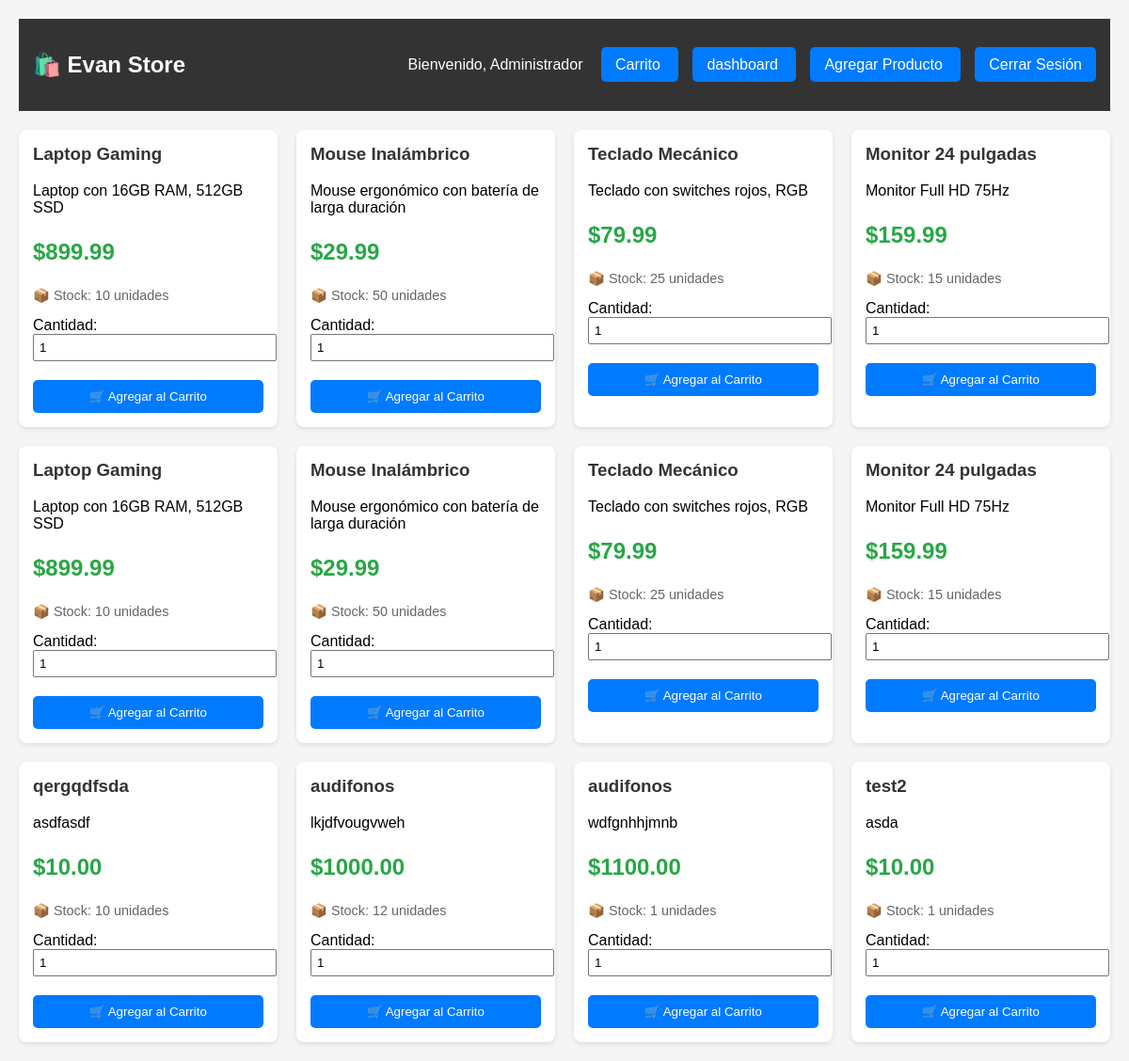
The app's page /tienda (signed in) with its own data.
### models.py (models this page shows, shortened)
class Usuario(UserMixin, db.Model):
    id = db.Column(db.Integer, primary_key=True)
    nombre = db.Column(db.String(100), nullable=False)
    usuario = db.Column(db.String(80), unique=True, nullable=False)
    celular = db.Column(db.String(20), nullable=False)
    email = db.Column(db.String(120), unique=True, nullable=False)
    password_hash = db.Column(db.String(255), nullable=False)
    es_admin = db.Column(db.Boolean, default=False)
    fecha_registro = db.Column(db.DateTime, default=datetime.utcnow)

class Producto(db.Model):
    id = db.Column(db.Integer, primary_key=True)
    nombre = db.Column(db.String(200), nullable=False)
    descripcion = db.Column(db.Text)
    precio = db.Column(db.Float, nullable=False)
    stock = db.Column(db.Integer, default=0)
    imagen_url = db.Column(db.String(500))
    categoria = db.Column(db.String(100))
    fecha_creacion = db.Column(db.DateTime, default=datetime.utcnow)

### app.py (the view)
@app.route('/tienda')
@login_required
def tienda():
    productos = Producto.query.all()
    return render_template('productos.html', productos=productos)

### app.py (called while the page is built)
@login_manager.user_loader
def load_user(user_id):
    return Usuario.query.get(int(user_id))

### templates/productos.html (shortened to what this page needs)
<!DOCTYPE html>
<html lang="es">
<head>
</head>
<body>
    <div class="navbar">
    <h2>🛍️ Evan Store</h2>
    <div>
        <span>Bienvenido, {{ current_user.nombre }}</span>
        <a href="{{ url_for('ver_carrito') }}" class="btn btn-primary me-2"> Carrito </a>
        {% if current_user.es_admin %}
            <a href="{{ url_for('dashboard') }}"class="btn btn-primary me-2"> dashboard </a>
            <a href="{{ url_for('nuevo_producto') }}"class="btn btn-primary me-2"> Agregar Producto </a>
        {% endif %}
        <a href="{{ url_for('logout') }}" class="btn btn-primary me-2">Cerrar Sesión</a>
    </div>
    </div>
    <div class="productos-container">
        {% for producto in productos %}
        <div class="producto-card">
            <h3>{{ producto.nombre }}</h3>
            <p>{{ producto.descripcion[:100] if producto.descripcion else 'Sin descripción' }}</p>
            <p class="precio">${{ "%.2f"|format(producto.precio) }}</p>
            <p class="stock">📦 Stock: {{ producto.stock }} unidades</p>
            <label>Cantidad:</label>
            <input type="number" id="cantidad-{{ producto.id }}" value="1" min="1" max="{{ producto.stock }}" style="width: 100%; margin-bottom: 10px; padding: 5px;">
            <button class="btn" onclick="agregarAlCarrito({{ producto.id }})">
                🛒 Agregar al Carrito
            </button>
        </div>
        {% endfor %}
    </div>
</body>
</html>

### templates/productos.html (style rules this page uses)
body { font-family: Arial, sans-serif; margin: 0; padding: 20px; background: #f5f5f5; }
.navbar { background: #333; color: white; padding: 15px; margin-bottom: 20px; display: flex; justify-content: space-between; align-items: center; }
.navbar a { color: white; text-decoration: none; margin-left: 15px; }
.productos-container { display: grid; grid-template-columns: repeat(auto-fill, minmax(250px, 1fr)); gap: 20px; max-width: 1200px; margin: 0 auto; }
.producto-card { background: white; border-radius: 8px; padding: 15px; box-shadow: 0 2px 5px rgba(0,0,0,0.1); }
.producto-card h3 { margin-top: 0; color: #333; }
.precio { font-size: 1.5em; color: #28a745; font-weight: bold; }
.stock { color: #666; font-size: 0.9em; }
.btn { background: #007bff; color: white; border: none; padding: 10px 15px; border-radius: 5px; cursor: pointer; width: 100%; margin-top: 10px; }

### records on screen
Usuario: nombre "Administrador"
Producto: nombre "Laptop Gaming", descripcion "Laptop con 16GB RAM, 512GB SSD", precio "899.99", stock "10", id "1"
Producto: nombre "Mouse Inalámbrico", descripcion "Mouse ergonómico con batería de larga duración", precio "29.99", stock "50"
Producto: nombre "Teclado Mecánico", descripcion "Teclado con switches rojos, RGB", precio "79.99", stock "25"
Producto: nombre "Monitor 24 pulgadas", descripcion "Monitor Full HD 75Hz", precio "159.99", stock "15"
Producto: nombre "Laptop Gaming", descripcion "Laptop con 16GB RAM, 512GB SSD", precio "899.99", stock "10"
Producto: nombre "Mouse Inalámbrico", descripcion "Mouse ergonómico con batería de larga duración", precio "29.99", stock "50"
Producto: nombre "Teclado Mecánico", descripcion "Teclado con switches rojos, RGB", precio "79.99", stock "25"
Producto: nombre "Monitor 24 pulgadas", descripcion "Monitor Full HD 75Hz", precio "159.99", stock "15"
Producto: nombre "qergqdfsda", descripcion "asdfasdf", precio "10.00", stock "10"
Producto: nombre "audifonos", descripcion "lkjdfvougvweh", precio "1000.00", stock "12"
Producto: nombre "audifonos", descripcion "wdfgnhhjmnb", precio "1100.00", stock "1"
Producto: nombre "test2", descripcion "asda", precio "10.00", stock "1"
